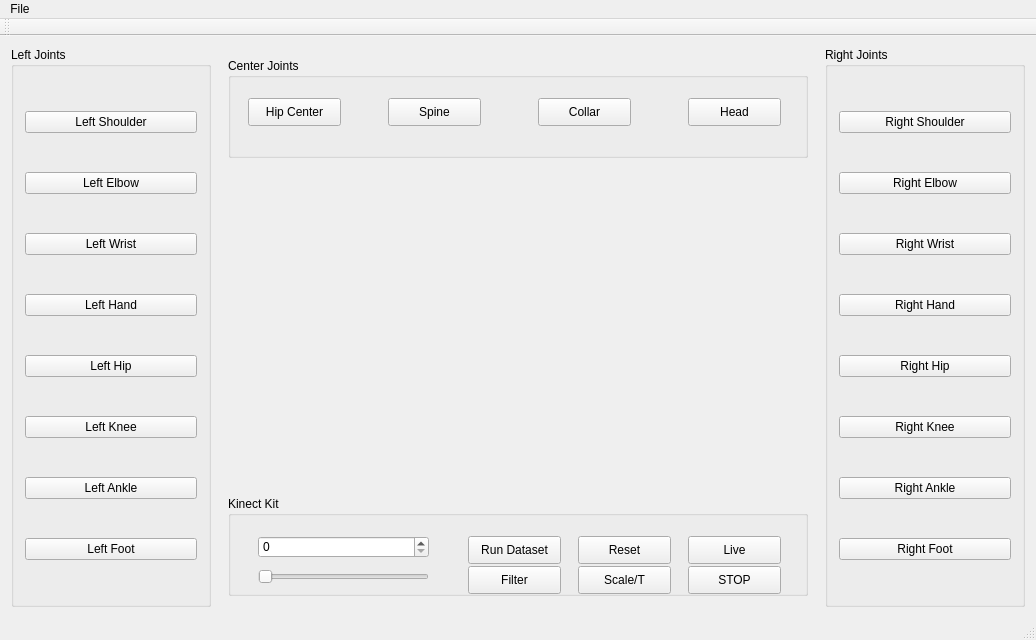
<?xml version="1.0" encoding="UTF-8"?>
<ui version="4.0">
 <class>MainWindow</class>
 <widget class="QMainWindow" name="MainWindow">
  <property name="geometry">
   <rect>
    <x>0</x>
    <y>0</y>
    <width>1036</width>
    <height>640</height>
   </rect>
  </property>
  <property name="windowTitle">
   <string>MainWindow</string>
  </property>
  <widget class="QWidget" name="centralWidget">
   <layout class="QVBoxLayout" name="verticalLayout">
    <item>
     <layout class="QHBoxLayout" name="horizontalLayout">
      <item>
       <widget class="QGroupBox" name="groupBox_3">
        <property name="maximumSize">
         <size>
          <width>200</width>
          <height>16777215</height>
         </size>
        </property>
        <property name="title">
         <string>Left Joints</string>
        </property>
        <layout class="QVBoxLayout" name="verticalLayout_2">
         <item>
          <widget class="QPushButton" name="SHOULDER_L">
           <property name="text">
            <string>Left Shoulder</string>
           </property>
           <property name="checkable">
            <bool>true</bool>
           </property>
          </widget>
         </item>
         <item>
          <widget class="QPushButton" name="ELBOW_L">
           <property name="text">
            <string>Left Elbow</string>
           </property>
           <property name="checkable">
            <bool>true</bool>
           </property>
          </widget>
         </item>
         <item>
          <widget class="QPushButton" name="WRIST_L">
           <property name="text">
            <string>Left Wrist</string>
           </property>
           <property name="checkable">
            <bool>true</bool>
           </property>
          </widget>
         </item>
         <item>
          <widget class="QPushButton" name="HAND_L">
           <property name="text">
            <string>Left Hand</string>
           </property>
           <property name="checkable">
            <bool>true</bool>
           </property>
          </widget>
         </item>
         <item>
          <widget class="QPushButton" name="HIP_L">
           <property name="text">
            <string>Left Hip</string>
           </property>
           <property name="checkable">
            <bool>true</bool>
           </property>
          </widget>
         </item>
         <item>
          <widget class="QPushButton" name="KNEE_L">
           <property name="text">
            <string>Left Knee</string>
           </property>
           <property name="checkable">
            <bool>true</bool>
           </property>
          </widget>
         </item>
         <item>
          <widget class="QPushButton" name="ANKLE_L">
           <property name="text">
            <string>Left Ankle</string>
           </property>
           <property name="checkable">
            <bool>true</bool>
           </property>
          </widget>
         </item>
         <item>
          <widget class="QPushButton" name="FOOT_L">
           <property name="text">
            <string>Left Foot</string>
           </property>
           <property name="checkable">
            <bool>true</bool>
           </property>
          </widget>
         </item>
        </layout>
       </widget>
      </item>
      <item>
       <widget class="QWidget" name="Scene_F" native="true">
        <layout class="QVBoxLayout" name="verticalLayout_4">
         <item>
          <widget class="QGroupBox" name="groupBox_2">
           <property name="minimumSize">
            <size>
             <width>0</width>
             <height>20</height>
            </size>
           </property>
           <property name="maximumSize">
            <size>
             <width>16777215</width>
             <height>100</height>
            </size>
           </property>
           <property name="title">
            <string>Center Joints</string>
           </property>
           <widget class="QPushButton" name="CENTER">
            <property name="geometry">
             <rect>
              <x>20</x>
              <y>40</y>
              <width>93</width>
              <height>28</height>
             </rect>
            </property>
            <property name="text">
             <string>Hip Center</string>
            </property>
            <property name="checkable">
             <bool>true</bool>
            </property>
           </widget>
           <widget class="QPushButton" name="SPINE">
            <property name="geometry">
             <rect>
              <x>160</x>
              <y>40</y>
              <width>93</width>
              <height>28</height>
             </rect>
            </property>
            <property name="text">
             <string>Spine</string>
            </property>
            <property name="checkable">
             <bool>true</bool>
            </property>
           </widget>
           <widget class="QPushButton" name="COLLAR">
            <property name="geometry">
             <rect>
              <x>310</x>
              <y>40</y>
              <width>93</width>
              <height>28</height>
             </rect>
            </property>
            <property name="text">
             <string>Collar</string>
            </property>
            <property name="checkable">
             <bool>true</bool>
            </property>
           </widget>
           <widget class="QPushButton" name="HEAD">
            <property name="geometry">
             <rect>
              <x>460</x>
              <y>40</y>
              <width>93</width>
              <height>28</height>
             </rect>
            </property>
            <property name="text">
             <string>Head</string>
            </property>
            <property name="checkable">
             <bool>true</bool>
            </property>
           </widget>
          </widget>
         </item>
         <item>
          <widget class="Scene" name="W_Scene">
           <property name="mouseTracking">
            <bool>false</bool>
           </property>
           <property name="autoFillBackground">
            <bool>false</bool>
           </property>
           <property name="frameShape">
            <enum>QFrame::NoFrame</enum>
           </property>
           <property name="frameShadow">
            <enum>QFrame::Plain</enum>
           </property>
          </widget>
         </item>
         <item>
          <widget class="QGroupBox" name="kinectkit">
           <property name="enabled">
            <bool>true</bool>
           </property>
           <property name="minimumSize">
            <size>
             <width>200</width>
             <height>100</height>
            </size>
           </property>
           <property name="maximumSize">
            <size>
             <width>16777215</width>
             <height>100</height>
            </size>
           </property>
           <property name="autoFillBackground">
            <bool>false</bool>
           </property>
           <property name="title">
            <string>Kinect Kit</string>
           </property>
           <property name="flat">
            <bool>true</bool>
           </property>
           <property name="checkable">
            <bool>false</bool>
           </property>
           <widget class="QSpinBox" name="spinBox">
            <property name="geometry">
             <rect>
              <x>30</x>
              <y>40</y>
              <width>171</width>
              <height>22</height>
             </rect>
            </property>
           </widget>
           <widget class="QPushButton" name="RUN">
            <property name="geometry">
             <rect>
              <x>240</x>
              <y>40</y>
              <width>93</width>
              <height>28</height>
             </rect>
            </property>
            <property name="text">
             <string>Run Dataset</string>
            </property>
            <property name="checkable">
             <bool>true</bool>
            </property>
           </widget>
           <widget class="QPushButton" name="pushButton_2">
            <property name="geometry">
             <rect>
              <x>600</x>
              <y>40</y>
              <width>93</width>
              <height>28</height>
             </rect>
            </property>
            <property name="text">
             <string>Live Kinect</string>
            </property>
           </widget>
           <widget class="QPushButton" name="RESET">
            <property name="geometry">
             <rect>
              <x>350</x>
              <y>40</y>
              <width>93</width>
              <height>28</height>
             </rect>
            </property>
            <property name="text">
             <string>Reset</string>
            </property>
            <property name="checkable">
             <bool>true</bool>
            </property>
           </widget>
           <widget class="QPushButton" name="LIVE">
            <property name="geometry">
             <rect>
              <x>460</x>
              <y>40</y>
              <width>93</width>
              <height>28</height>
             </rect>
            </property>
            <property name="text">
             <string>Live</string>
            </property>
            <property name="checkable">
             <bool>true</bool>
            </property>
           </widget>
           <widget class="QPushButton" name="STOP">
            <property name="geometry">
             <rect>
              <x>460</x>
              <y>70</y>
              <width>93</width>
              <height>28</height>
             </rect>
            </property>
            <property name="text">
             <string>STOP</string>
            </property>
           </widget>
           <widget class="QPushButton" name="pushButton_3">
            <property name="geometry">
             <rect>
              <x>350</x>
              <y>70</y>
              <width>93</width>
              <height>28</height>
             </rect>
            </property>
            <property name="text">
             <string>Scale/T</string>
            </property>
            <property name="checkable">
             <bool>true</bool>
            </property>
           </widget>
           <widget class="QPushButton" name="pushButton_4">
            <property name="geometry">
             <rect>
              <x>240</x>
              <y>70</y>
              <width>93</width>
              <height>28</height>
             </rect>
            </property>
            <property name="text">
             <string>Filter</string>
            </property>
            <property name="checkable">
             <bool>true</bool>
            </property>
           </widget>
           <widget class="QSlider" name="horizontalSlider">
            <property name="geometry">
             <rect>
              <x>30</x>
              <y>70</y>
              <width>171</width>
              <height>22</height>
             </rect>
            </property>
            <property name="singleStep">
             <number>5</number>
            </property>
            <property name="pageStep">
             <number>11</number>
            </property>
            <property name="orientation">
             <enum>Qt::Horizontal</enum>
            </property>
           </widget>
          </widget>
         </item>
        </layout>
       </widget>
      </item>
      <item>
       <widget class="QGroupBox" name="groupBox">
        <property name="maximumSize">
         <size>
          <width>200</width>
          <height>16777215</height>
         </size>
        </property>
        <property name="title">
         <string>Right Joints</string>
        </property>
        <layout class="QVBoxLayout" name="verticalLayout_3">
         <item>
          <widget class="QPushButton" name="SHOULDER_R">
           <property name="text">
            <string>Right Shoulder</string>
           </property>
           <property name="checkable">
            <bool>true</bool>
           </property>
           <property name="checked">
            <bool>false</bool>
           </property>
          </widget>
         </item>
         <item>
          <widget class="QPushButton" name="ELBOW_R">
           <property name="text">
            <string>Right Elbow</string>
           </property>
           <property name="checkable">
            <bool>true</bool>
           </property>
          </widget>
         </item>
         <item>
          <widget class="QPushButton" name="WRIST_R">
           <property name="text">
            <string>Right Wrist</string>
           </property>
           <property name="checkable">
            <bool>true</bool>
           </property>
          </widget>
         </item>
         <item>
          <widget class="QPushButton" name="HAND_R">
           <property name="text">
            <string>Right Hand</string>
           </property>
           <property name="checkable">
            <bool>true</bool>
           </property>
          </widget>
         </item>
         <item>
          <widget class="QPushButton" name="HIP_R">
           <property name="text">
            <string>Right Hip</string>
           </property>
           <property name="checkable">
            <bool>true</bool>
           </property>
          </widget>
         </item>
         <item>
          <widget class="QPushButton" name="KNEE_R">
           <property name="text">
            <string>Right Knee</string>
           </property>
           <property name="checkable">
            <bool>true</bool>
           </property>
          </widget>
         </item>
         <item>
          <widget class="QPushButton" name="ANKLE_R">
           <property name="text">
            <string>Right Ankle</string>
           </property>
           <property name="checkable">
            <bool>true</bool>
           </property>
          </widget>
         </item>
         <item>
          <widget class="QPushButton" name="FOOT_R">
           <property name="text">
            <string>Right Foot</string>
           </property>
           <property name="checkable">
            <bool>true</bool>
           </property>
          </widget>
         </item>
        </layout>
       </widget>
      </item>
     </layout>
    </item>
   </layout>
  </widget>
  <widget class="QToolBar" name="mainToolBar">
   <attribute name="toolBarArea">
    <enum>TopToolBarArea</enum>
   </attribute>
   <attribute name="toolBarBreak">
    <bool>false</bool>
   </attribute>
  </widget>
  <widget class="QStatusBar" name="statusBar"/>
  <widget class="QMenuBar" name="menuBar">
   <property name="geometry">
    <rect>
     <x>0</x>
     <y>0</y>
     <width>1036</width>
     <height>26</height>
    </rect>
   </property>
   <widget class="QMenu" name="menuFile">
    <property name="title">
     <string>File</string>
    </property>
    <addaction name="actionExit"/>
   </widget>
   <addaction name="menuFile"/>
  </widget>
  <action name="actionNew">
   <property name="checkable">
    <bool>false</bool>
   </property>
   <property name="text">
    <string>New</string>
   </property>
  </action>
  <action name="actionOpen">
   <property name="text">
    <string>Open</string>
   </property>
  </action>
  <action name="actionSave">
   <property name="text">
    <string>Save</string>
   </property>
  </action>
  <action name="actionExit">
   <property name="text">
    <string>Exit</string>
   </property>
  </action>
  <action name="actionUndo">
   <property name="text">
    <string>Undo</string>
   </property>
  </action>
  <action name="actionRedo">
   <property name="text">
    <string>Redo</string>
   </property>
  </action>
 </widget>
 <layoutdefault spacing="6" margin="11"/>
 <customwidgets>
  <customwidget>
   <class>Scene</class>
   <extends>QFrame</extends>
   <header location="global">Scene.h</header>
   <container>1</container>
  </customwidget>
 </customwidgets>
 <resources/>
 <connections/>
</ui>
